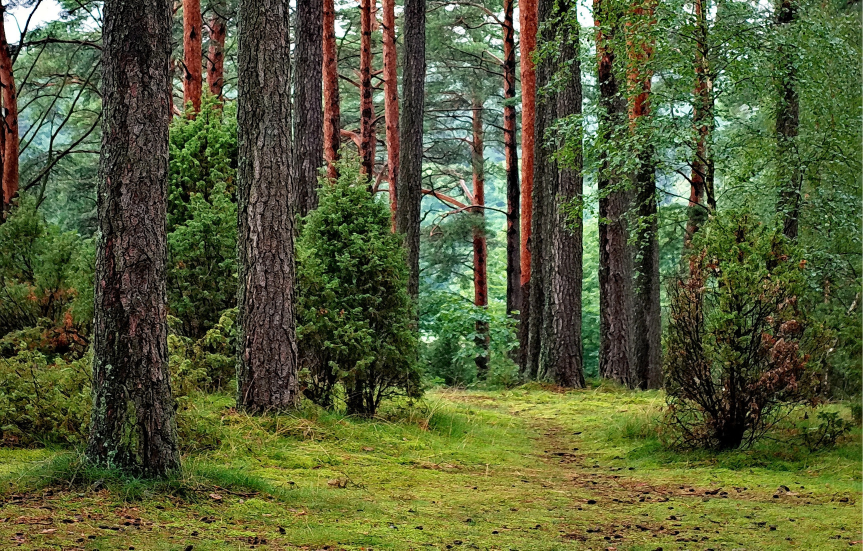
#> input picture Chapter_09/full.jpg, 2588 x 1652 px (shown at 1/3 size)
$ jupyter execute --allow-errors 'testing perfomance of 2d features.ipynb'   (older library calls are emulated)
#> lines starting #> are read from the running program, lines starting #| are printed output that depends on the picture; after the words box and inside, x2 and y2 are one past the last pixel; in counts of white or black regions, pixels touching at a corner belong together
# Testing performance of different 2D Feature detectors in OpenCV

Imports...

[cell 1]
import cv2
import matplotlib.pyplot as plt
import numpy as np
import seaborn as sn
import time

sn.set()

[cell 2]
# Utilities
r2b = lambda x: cv2.cvtColor(x, cv2.COLOR_BGR2RGB)
r2ba = lambda x: cv2.cvtColor(x, cv2.COLOR_BGRA2RGBA)

## Create an artificial split image

Read image

[cell 3]
im = cv2.imread('full.jpg')
#> im is the input picture: shape (1652, 2588, 3); mean B, G, R 55.1, 92.7, 85.5

Find an overlapping horizontal (width) split at: 5/8 and 3/8.
E.g. the left image will end at 5/8 the width, and the right image will start at 3/8 the width.
This was the images will overlap in 2/8 or 1/4 of the width.

[cell 4]
im.shape[1] * (5./8.), im.shape[1] * (3./8.)
#> Out = (1617.5, 970.5)

Using the above information we split the image horizontally.

[cell 5]
im_left = im[:,:1617]
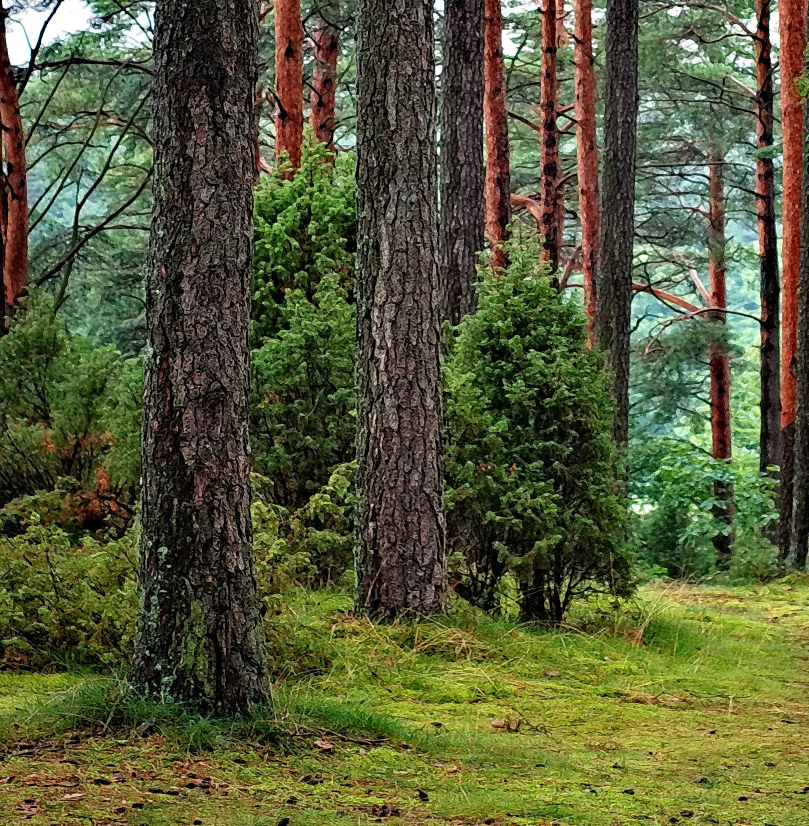
#> im_left: shape (1652, 1617, 3) (shown at 1/2 size); mean B, G, R 56.5, 91.1, 86.9
im_right = im[:,970:]
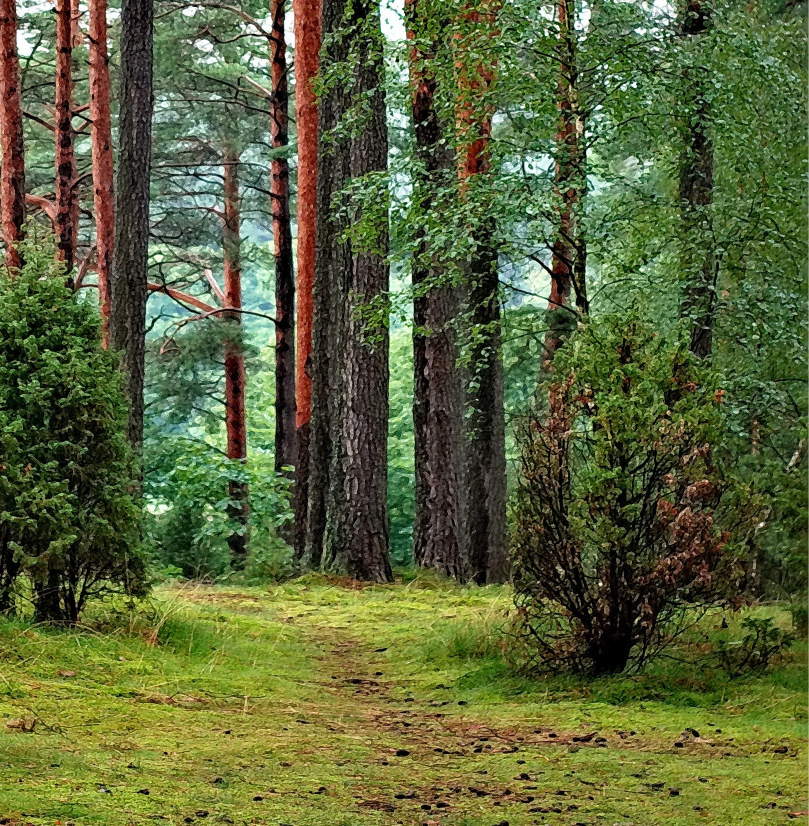
#> im_right: shape (1652, 1618, 3) (shown at 1/2 size); mean B, G, R 57.8, 100.3, 90.7

[cell 6]
plt.subplot(131),plt.imshow(r2b(im)),plt.axis('off'),plt.title('Original')
plt.subplot(132),plt.imshow(r2b(im_left)),plt.axis('off'),plt.title('Left')
plt.subplot(133),plt.imshow(r2b(im_right)),plt.axis('off'),plt.title('Right');
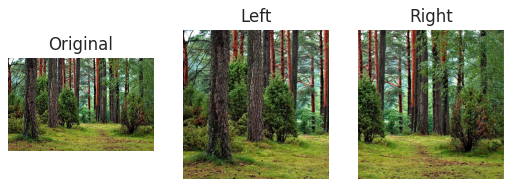
#> figure drawn by matplotlib, 3 panels

[cell 7]
h_orig,w_orig = im.shape[:2]
#> h_orig = 1652; w_orig = 2588
h,w = im_right.shape[:2]
#> h = 1652; w = 1618

## A feature-type-oblivious test

To measure the success of features we will need to change the feature types while keeping the same API.
Luckily this is easily possible in OpenCV.

The following function will provide us with a `cv2.Feature2D` feature detector for each algorithm as well as a `cv2.DetectorMatcher` to match the features.

[cell 8]
# adapted from: https://github.com/opencv/opencv/blob/master/samples/python/find_obj.py
def init_feature(name):
    chunks = name.split('-')
    if chunks[0] == 'sift':
        detector = cv2.xfeatures2d.SIFT_create(2500)
        norm = cv2.NORM_L2
    elif chunks[0] == 'surf':
        detector = cv2.xfeatures2d.SURF_create(6500)
        norm = cv2.NORM_L2
    elif chunks[0] == 'orb':
        detector = cv2.ORB_create(2500)
        norm = cv2.NORM_HAMMING
    elif chunks[0] == 'akaze':
        detector = cv2.AKAZE_create(threshold=0.0065)
        norm = cv2.NORM_HAMMING
    elif chunks[0] == 'brisk':
        detector = cv2.BRISK_create(100)
        norm = cv2.NORM_HAMMING
    else:
        return None, None
    if 'flann' in chunks:
        FLANN_INDEX_KDTREE = 1
        FLANN_INDEX_LSH    = 6

        if norm == cv2.NORM_L2:
            flann_params = dict(algorithm = FLANN_INDEX_KDTREE, trees = 5)
        else:
            flann_params= dict(algorithm = FLANN_INDEX_LSH,
                               table_number = 6, # 12
                               key_size = 12,     # 20
                               multi_probe_level = 1) #2
        matcher = cv2.FlannBasedMatcher(flann_params, {})  # bug : need to pass empty dict (#1329)
    else:
        matcher = cv2.BFMatcher(norm)
    return detector, matcher

# A utility function to align feature points using the given matching, also apply the 2-NN ratio test
def filter_matches(kp1, kp2, matches, ratio = 0.75):
    mkp = [(kp1[m[0].queryIdx], kp2[m[0].trainIdx]) for m in matches if len(m) == 2 and m[0].distance < m[1].distance * ratio]
    mkp1,mkp2 = zip(*mkp)
    p1 = np.float32([kp.pt for kp in mkp1])
    p2 = np.float32([kp.pt for kp in mkp2])
    return p1, p2, mkp

Visualize some features

[cell 9]
out = im_left.copy()

# get keypoints
#> (the rest of this cell did not finish here and is left out)

### Pre-cache the rotated images
In order to save time in the main loop, we will create the rotated images

[cell 10]
num_stops = 19
w_r = int(np.sqrt(w*w+h*h)) # the diagonal of the image can serve as the width of the new images
#> w_r = 2312
h_r = int(np.sqrt(w*w+h*h)) # since a 45deg rotation will have the diagonal as width.
#> h_r = 2312
s_y,s_x = int(h_r/2-h/2),int(w_r/2-w/2) # offset for central-rotation
#> s_y = 330; s_x = 347

ims, masks = [],[]
for i,a in enumerate(np.linspace(-90,90,num_stops)):
    im_right_ext = np.ones((h_r,w_r,3), np.uint8) * 255 # white border...
    im_right_ext[s_y:s_y+h, s_x:s_x+w] = im_right # offset the image to the center
    im_right_mask = np.zeros((h_r,w_r,3), np.uint8) # a mask is also needed
    im_right_mask[s_y:s_y+h, s_x:s_x+w] = 255

    M = cv2.getRotationMatrix2D((w_r/2.0+0.5,h_r/2.0+0.5), a, 1.0) # rotate about the center
    ims += [cv2.warpAffine(im_right_ext, M, (w_r,h_r), borderValue=(255,255,255))]
    masks += [cv2.warpAffine(im_right_mask, M, (w_r,h_r))] # also rotate the mask...

    cv2.imwrite('rotations/%03d.jpg'%i, ims[-1])
#> this loop made 19 passes
#> pass 1, `cv2.imwrite('rotations/%03d.jpg'%i, ims[-1])`:
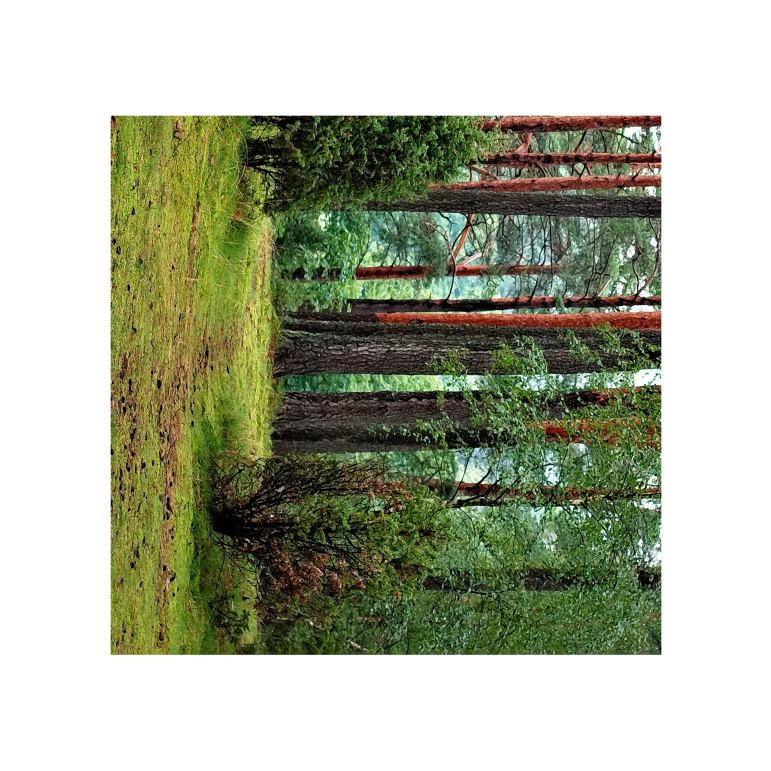
#> saved as 000.jpg: shape (2312, 2312, 3) (shown at 1/3 size); mean B, G, R 156.4, 177.7, 172.8
#> pass 2, `cv2.imwrite('rotations/%03d.jpg'%i, ims[-1])`:
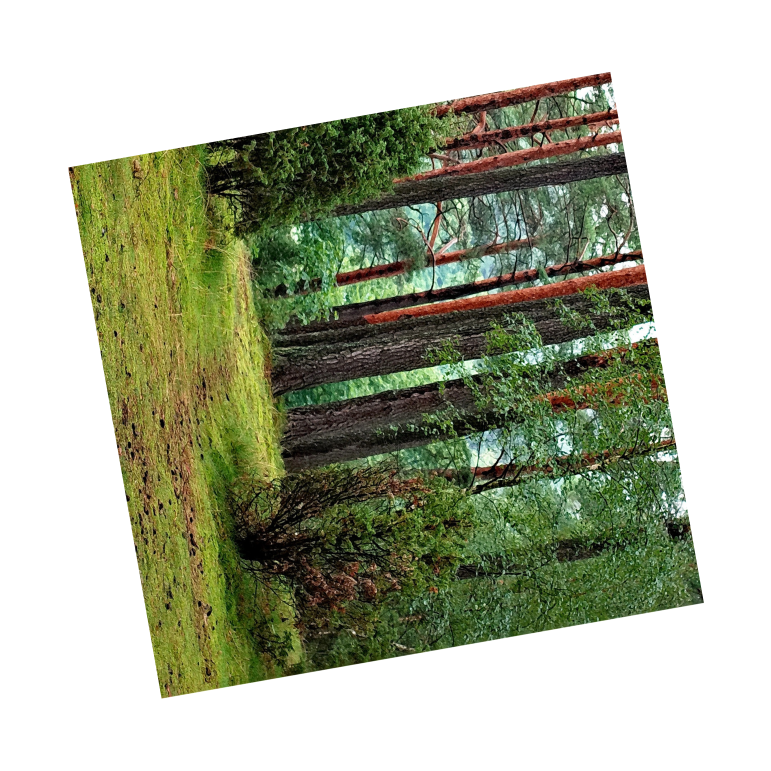
#> saved as 001.jpg: shape (2312, 2312, 3) (shown at 1/3 size); mean B, G, R 156.4, 177.7, 172.8
#> after the loop:
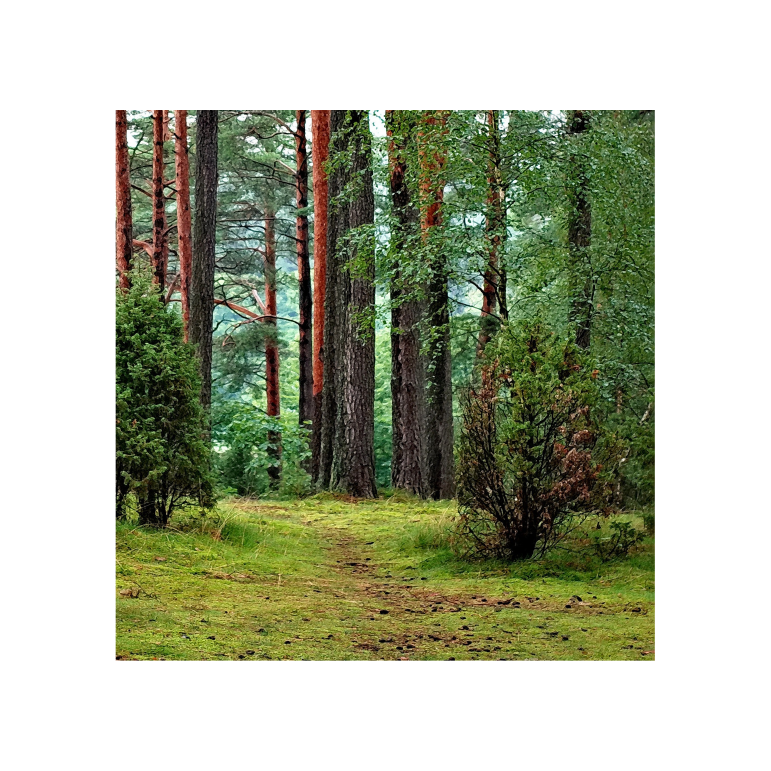
#> im_right_ext: shape (2312, 2312, 3) (shown at 1/3 size); mean B, G, R 156.4, 177.7, 172.8
#> after the loop:
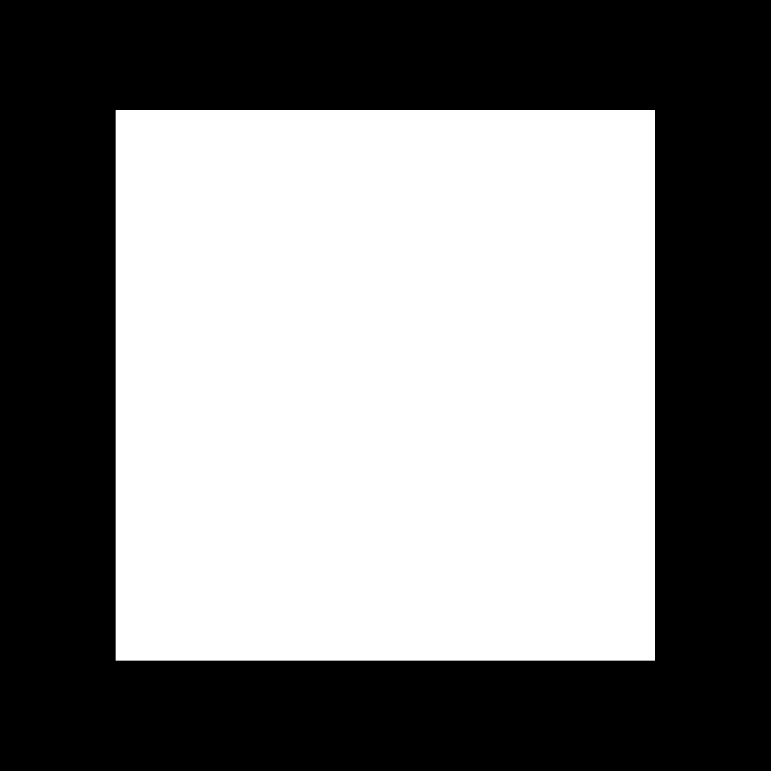
#> im_right_mask: shape (2312, 2312, 3) (shown at 1/3 size); 50% white; 1 black region, box (x1, y1, x2, y2) and area: (0, 0, 2312, 2312) 2672408
#> after the loop, ims = 19 items; masks = 19 items

The major test loop follows.

We will go through all feature types, extract the features for the left image and then for each of the rotated images. Then we match and align.

[cell 11]
results = {}

#> (a cell that did not finish here is left out)

[cell 13]
from scipy.interpolate import make_interp_spline, BSpline

## Charting the results

[cell 14]
xold = np.linspace(-90,90,num_stops)
for f in results:
    plt.plot(xold,results[f]['MSE'],label=f)
plt.legend(loc='upper center',ncol=3,fancybox=True, shadow=True)
plt.ylim(0,65),plt.xticks(np.linspace(-90,90,13).astype(np.int))
plt.ylabel('MSE'),plt.xlabel('Rotation Angle')
plt.savefig('rotation_perf.svg')
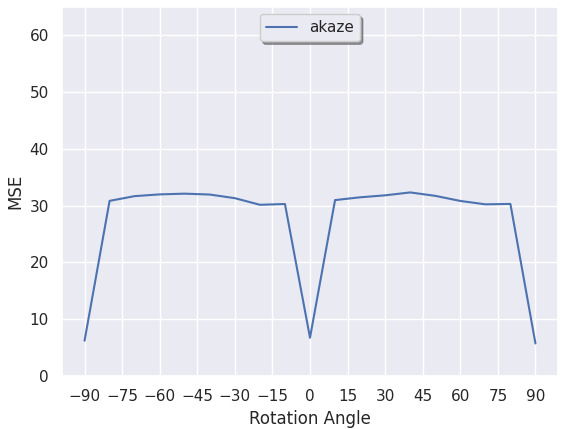
#> figure drawn by matplotlib, 1 panel; curve peaks at x = 40, y = 32.32

[cell 15]
times = [np.mean(results[r]['time']) for r in results]
mses = [np.mean(results[r]['MSE']) for r in results]

[cell 16]
fig = plt.figure()
ax = fig.add_subplot(111) # Create matplotlib axes
ax2 = ax.twinx() # Create another axes that shares the same x-axis as ax.

indices = np.arange(len(results))
width = 0.35

ax.bar(indices - width/2, times, width = width, color='b', label='Mean Time')
ax.set_label('Maan Time')
ax.set_ylabel('Mean Time (seconds)')
ax.set_xlabel('Feature Type')
ax.set_ylim(0,7.7)
ax.axes.set_xticklabels([0]+list(results.keys()))

ax2.bar(indices + width/2, mses, width = width, color='r', label='Mean MSE')
ax2.set_ylabel('Mean MSE')
ax2.grid(None)
ax2.set_ylim(0,49)

fig.legend(loc='upper center', ncol=2,fancybox=True, shadow=True, bbox_to_anchor=(0.5,0.9))
plt.savefig('time_vs_mse.svg')
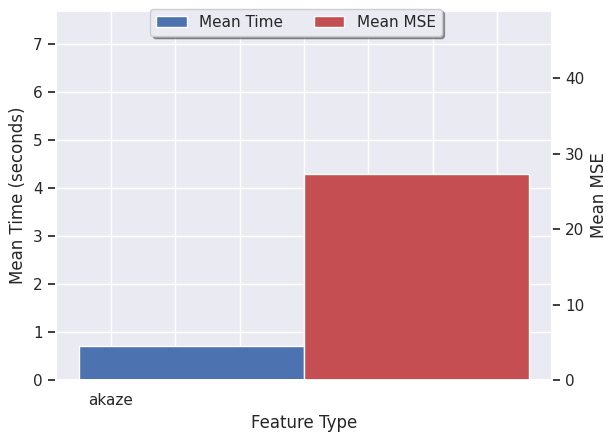
#> figure drawn by matplotlib, 2 panels
